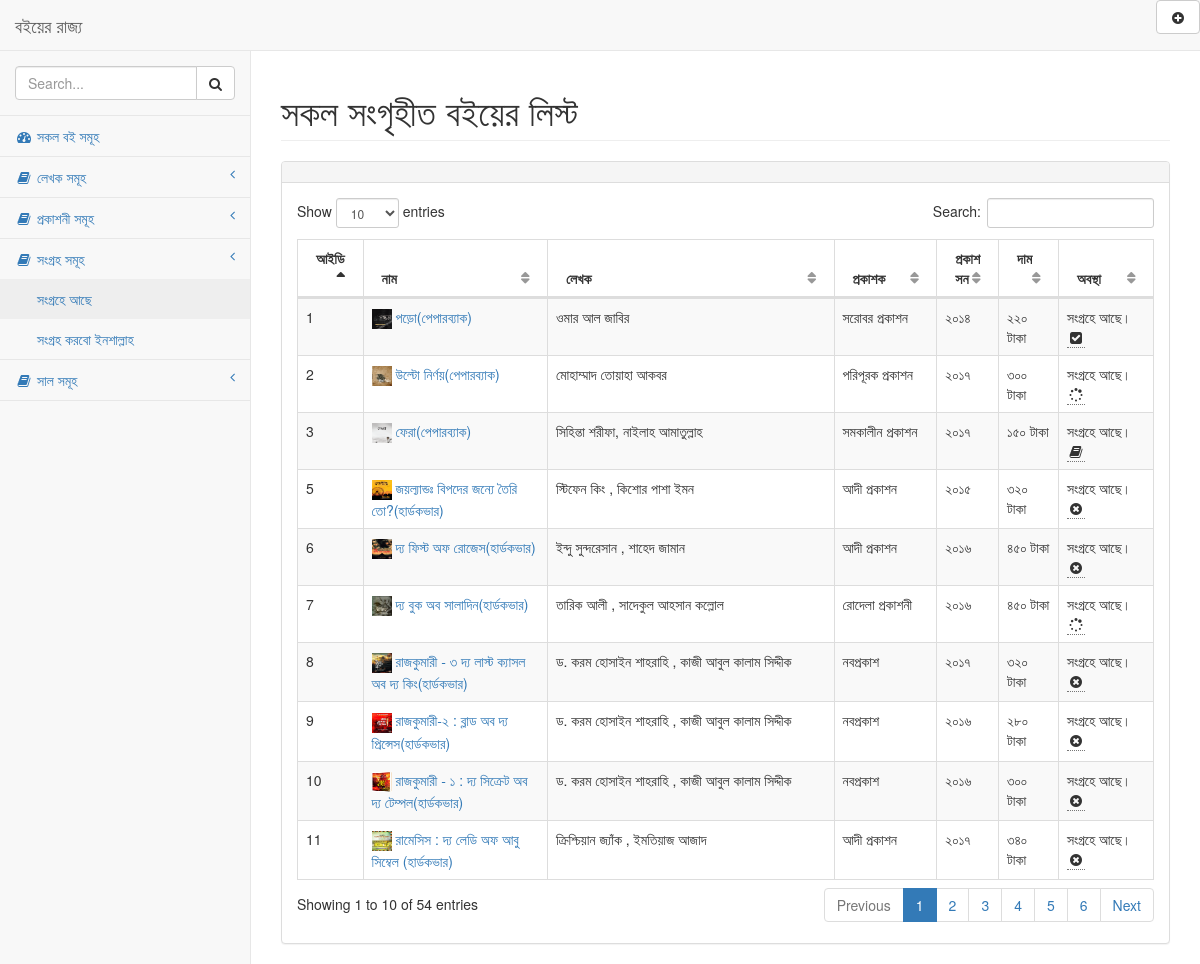
The app's page /bought.php with its own data.
### tables this page shows
CREATE TABLE `tbl_books` (
  `id` int(11) NOT NULL,
  `name` varchar(200) NOT NULL,
  `author` varchar(200) NOT NULL,
  `page` varchar(100) NOT NULL,
  `publisher` varchar(200) NOT NULL,
  `preview` varchar(300) NOT NULL,
  `year` varchar(4) NOT NULL,
  `price` varchar(4) NOT NULL,
  `discount` varchar(5) NOT NULL,
  `status` tinyint(4) NOT NULL DEFAULT 0,
  `process` tinyint(4) NOT NULL DEFAULT 0,
  `review` text NOT NULL,
  `tags` varchar(300) NOT NULL
);

### bought.php (the view, shortened to what this page needs)
<?php include "./inc/header.php"; ?>
<div id="page-wrapper">
    <div class="row">
        <div class="col-lg-12">
            <h1 class="page-header">সকল সংগৃহীত বইয়ের লিস্ট</h1>
    </div>
</div>
<div class="row">
    <div class="col-lg-12">
        <div class="panel panel-default">
            <div class="panel-heading">
            </div>
            <div class="panel-body">
                <table width="100%" class="table table-striped table-bordered table-hover" id="dataTables-example">
                    <thead>
                        <tr>
                            <th width="5%">
                                <b>আইডি</b>
                            </th>
                            <th>
                                <b>নাম</b>
                            </th>
                            <th>
                                <b>লেখক</b>
                            </th>
                            <th>
                                <b>প্রকাশক</b>
                            </th>
                            <th width="5%">
                                <b>প্রকাশ সন</b>
                            </th>
                            <th>
                                <b>দাম</b>
                            </th>
                            <th>
                                <b>অবস্থা</b>
                            </th>
                        </tr>
                    </thead>
                    <tbody>
                        <?php
                            try {
                                $dbh = new PDO("mysql:dbname=db_ibooks;host=localhost", "root", "root");
                                $dbh->setAttribute(PDO::ATTR_ERRMODE, PDO::ERRMODE_EXCEPTION);
                                $dbh->exec("SET CHARACTER SET utf8");
                                $dbh->pdo = $dbh;
                            } catch (PDOException $e) {
                                echo 'Connection failed: ' . $e->getMessage();
                            }
                            $table = "tbl_books";
                            $query = "SELECT * FROM `".$table."` WHERE `tbl_books`.`status` = 1";
                            $stmt = $dbh->prepare($query);
                            $stmt->execute();
                            if ($stmt->rowCount() > 0) {
                                $result = $stmt->fetchAll();
                                    foreach( $result as $data ) {
                        ?>
                        <?php
                            $oddeven = $data['id'];
                            if($oddeven%2 == 0){
                                $class = "odd gradeX";
                            } else {
                                $class = "even gradeC";
                            }
                        ?>
                                <tr class="<?php echo $class; ?>">
                                    <td width="05%">
                                        <?php echo $data['id']; ?>
                                    </td>
                                    <td>
                                        <a href="book_details.php?id=<?php echo $data['id']; ?>"><img src="covers/<?php echo $data['preview']; ?>" alt="" height="20px" width="20px">
                                            <?php echo $data['name']; ?>
                                        </a>
                                    </td>
                                    <td>
                                        <?php echo $data['author']; ?>
                                    </td>
                                    <td>
                                        <?php echo $data['publisher']; ?>
                                    </td>
                                    <td width="5%">
                                            <?php echo $data['year']; ?>
                                    </td>
                                    <td width="7%">
                                        <?php echo $data['price']; ?> টাকা
                                    </td>
                                    <td width="11%">
                                        <?php
                                            $status = $data['status'];
                                            if($status == 1){
                                            $status = "সংগ্রহে আছে।";
                                            } else {
                                                $status = "কেনা হয়নি।";
                                            }
                                        ?>
                                        <?php echo $status; ?>
                                        <?php
                                            $process = $data['process'];
                                            if($process == 0){
                                                echo '<span><abbr title="পড়তে চাই না।"><i class="fa fa-times-circle fa-fw"></i></abbr></span>';
                                            } elseif($process == 1){
                                                echo '<span><abbr title="পড়বো ইনশাল্লাহ।"><i class="fa fa-book fa-fw"></i></abbr></span>';
                                            } elseif($process == 3){
                                                echo '<span><abbr title="আলহামদুলিল্লাহ, পড়া হয়েছে।"><i class="fa fa-check-square fa-fw"></i></abbr></span>';
                                            } elseif($process == 2) {
                                                echo '<span><abbr title="আলহামদুলিল্লাহ, পড়তেছি।"><i class="fa fa-spinner fa-fw"></i></abbr></span>';
                                            } else {
                                                echo "";
                                            }
                                            ?>
                                    </td>
                                </tr>
                                <?php
                                    }
                                } ?>
                    </tbody>
                </table>
            </div>
        </div>
    </div>
</div>
</div>
<?php include "./inc/footer.php"; ?>

### records on screen
tbl_books: id "1", preview (picture), name "পড়ো(পেপারব্যাক)", author "ওমার আল জাবির", publisher "সরোবর প্রকাশন", year "২০১৪", price "২২০", status "সংগ্রহে আছে।", process 3 (drawn)
tbl_books: id "2", preview (picture), name "উল্টো নির্ণয়(পেপারব্যাক)", author "মোহাম্মাদ তোয়াহা আকবর", publisher "পরিপূরক প্রকাশন", year "২০১৭", price "৩০০", status "সংগ্রহে আছে।", process 2 (drawn)
tbl_books: id "3", preview (picture), name "ফেরা(পেপারব্যাক)", author "সিহিন্তা শরীফা, নাইলাহ আমাতুল্লাহ", publisher "সমকালীন প্রকাশন", year "২০১৭", price "১৫০", status "সংগ্রহে আছে।", process 1 (drawn)
tbl_books: id "5", preview (picture), name "জয়ল্যান্ডঃ বিপদের জন্যে তৈরি তো?(হার্ডকভার)", author "স্টিফেন কিং , কিশোর পাশা ইমন", publisher "আদী প্রকাশন", year "২০১৫", price "৩২০", status "সংগ্রহে আছে।", process 0 (drawn)
tbl_books: id "6", preview (picture), name "দ্য ফিস্ট অফ রোজেস(হার্ডকভার)", author "ইন্দু সুন্দরেসান , শাহেদ জামান", publisher "আদী প্রকাশন", year "২০১৬", price "৪৫০", status "সংগ্রহে আছে।", process 0 (drawn)
tbl_books: id "7", preview (picture), name "দ্য বুক অব সালাদিন(হার্ডকভার)", author "তারিক আলী , সাদেকুল আহসান কল্লোল", publisher "রোদেলা প্রকাশনী", year "২০১৬", price "৪৫০", status "সংগ্রহে আছে।", process 2 (drawn)
tbl_books: id "8", preview (picture), name "রাজকুমারী - ৩ দ্য লাস্ট ক্যাসল অব দ্য কিং(হার্ডকভার)", author "ড. করম হোসাইন শাহরাহি , কাজী আবুল কালাম সিদ্দীক", publisher "নবপ্রকাশ", year "২০১৭", price "৩২০", status "সংগ্রহে আছে।", process 0 (drawn)
tbl_books: id "9", preview (picture), name "রাজকুমারী-২ : ব্লাড অব দ্য প্রিন্সেস(হার্ডকভার)", author "ড. করম হোসাইন শাহরাহি , কাজী আবুল কালাম সিদ্দীক", publisher "নবপ্রকাশ", year "২০১৬", price "২৮০", status "সংগ্রহে আছে।", process 0 (drawn)
tbl_books: id "10", preview (picture), name "রাজকুমারী - ১ : দ্য সিক্রেট অব দ্য টেম্পল(হার্ডকভার)", author "ড. করম হোসাইন শাহরাহি , কাজী আবুল কালাম সিদ্দীক", publisher "নবপ্রকাশ", year "২০১৬", price "৩০০", status "সংগ্রহে আছে।", process 0 (drawn)
tbl_books: id "11", preview (picture), name "রামেসিস : দ্য লেডি অফ আবু সিম্বেল (হার্ডকভার)", author "ক্রিশ্চিয়ান জ্যাঁক , ইমতিয়াজ আজাদ", publisher "আদী প্রকাশন", year "২০১৭", price "৩৪০", status "সংগ্রহে আছে।", process 0 (drawn)
